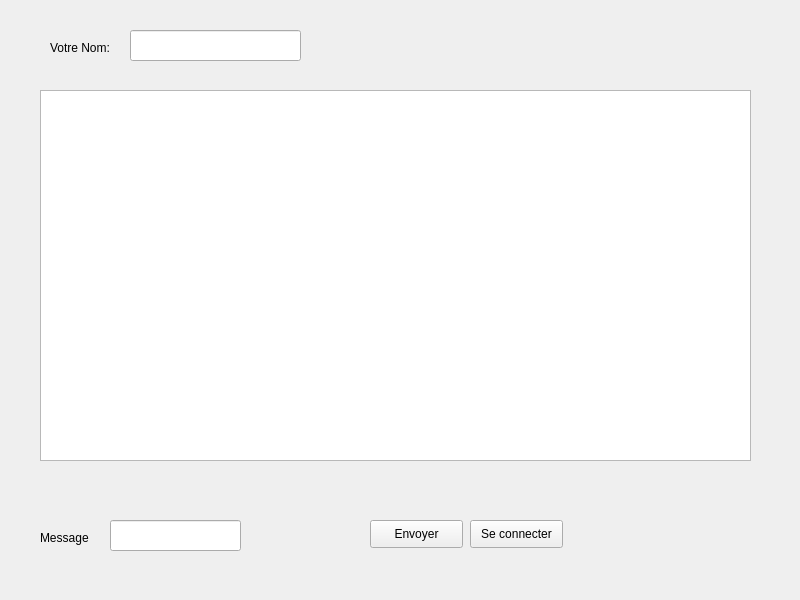
<?xml version="1.0" encoding="UTF-8"?>
<ui version="4.0">
 <class>Widget</class>
 <widget class="QWidget" name="Widget">
  <property name="geometry">
   <rect>
    <x>0</x>
    <y>0</y>
    <width>800</width>
    <height>600</height>
   </rect>
  </property>
  <property name="windowTitle">
   <string>Widget</string>
  </property>
  <widget class="QTextEdit" name="textEdit">
   <property name="geometry">
    <rect>
     <x>40</x>
     <y>90</y>
     <width>711</width>
     <height>371</height>
    </rect>
   </property>
  </widget>
  <widget class="QPushButton" name="send">
   <property name="geometry">
    <rect>
     <x>370</x>
     <y>520</y>
     <width>93</width>
     <height>28</height>
    </rect>
   </property>
   <property name="text">
    <string>Envoyer</string>
   </property>
  </widget>
  <widget class="QPushButton" name="bind">
   <property name="geometry">
    <rect>
     <x>470</x>
     <y>520</y>
     <width>93</width>
     <height>28</height>
    </rect>
   </property>
   <property name="text">
    <string>Se connecter</string>
   </property>
  </widget>
  <widget class="QLabel" name="label">
   <property name="geometry">
    <rect>
     <x>40</x>
     <y>530</y>
     <width>56</width>
     <height>16</height>
    </rect>
   </property>
   <property name="text">
    <string>Message</string>
   </property>
  </widget>
  <widget class="QLineEdit" name="message">
   <property name="geometry">
    <rect>
     <x>110</x>
     <y>520</y>
     <width>131</width>
     <height>31</height>
    </rect>
   </property>
  </widget>
  <widget class="QLabel" name="label_2">
   <property name="geometry">
    <rect>
     <x>50</x>
     <y>40</y>
     <width>81</width>
     <height>16</height>
    </rect>
   </property>
   <property name="text">
    <string>Votre Nom:</string>
   </property>
  </widget>
  <widget class="QLineEdit" name="nickname">
   <property name="geometry">
    <rect>
     <x>130</x>
     <y>30</y>
     <width>171</width>
     <height>31</height>
    </rect>
   </property>
  </widget>
 </widget>
 <tabstops>
  <tabstop>message</tabstop>
  <tabstop>send</tabstop>
  <tabstop>textEdit</tabstop>
  <tabstop>bind</tabstop>
 </tabstops>
 <resources/>
 <connections/>
</ui>
